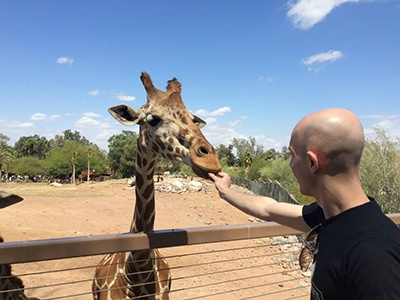
#> input picture lessons/newimage.jpg, 400 x 300 px
$ python masking.py --image newimage.jpg
#> lines starting #> are read from the running program, lines starting #| are printed output that depends on the picture; after the words box and inside, x2 and y2 are one past the last pixel; in counts of white or black regions, pixels touching at a corner belong together
import numpy as np
import argparse
import cv2

ap = argparse.ArgumentParser()
ap.add_argument("-i", "--image", required=True, help="Path to the image")
args = vars(ap.parse_args())

# load the image and show it
image = cv2.imread(args["image"])
#> image is the input picture: shape (300, 400, 3); mean B, G, R 150.4, 143.8, 139.7
cv2.imshow("Original", image)

# Masking allows us to focus only on parts of an image that interest us.
# A mask is the same size as our image, but has only two pixel values,
# 0 and 255. Pixels with a value of 0 are ignored in the original image,
# and mask pixels with a value of 255 are allowed to be kept. For example,
# let's construct a rectangular mask that displays only the person in
# the image
mask = np.zeros(image.shape[:2], dtype="uint8")
cv2.rectangle(mask, (0, 90), (290, 450), 255, -1)
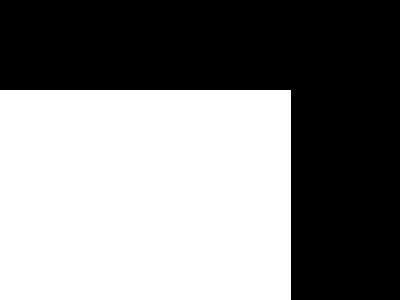
#> mask: shape (300, 400); 50.9% white; 1 black region, box (x1, y1, x2, y2) and area: (0, 0, 400, 300) 58890
cv2.imshow("Mask", mask)

# Apply the mask -- notice how only the person in the image is cropped out
masked = cv2.bitwise_and(image, image, mask=mask)
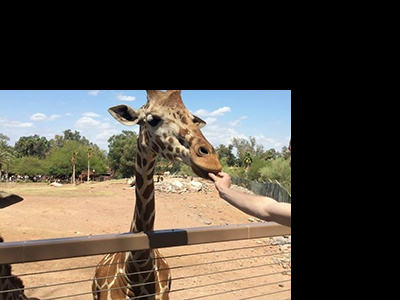
#> masked: shape (300, 400, 3); mean B, G, R 66.7, 77, 84.9
cv2.imshow("Mask Applied to Image", masked)
cv2.waitKey(0)

# Now let's make a circular mask with a radius of 100 pixels and apply the
# mask again
mask = np.zeros(image.shape[:2], dtype="uint8")
cv2.circle(mask, (145, 200), 100, 255, -1)
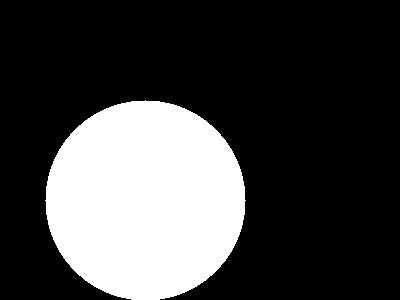
#> mask: shape (300, 400); 26.2% white; 1 white region, box (x1, y1, x2, y2) and area: (45, 100, 246, 300) 31416
masked = cv2.bitwise_and(image, image, mask=mask)
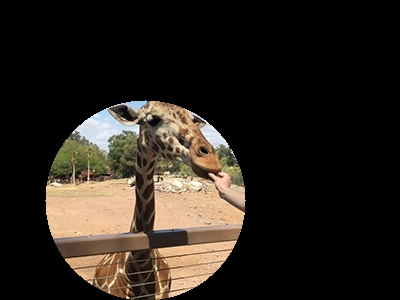
#> masked: shape (300, 400, 3); mean B, G, R 28.4, 35.7, 41.9
cv2.imshow("Mask", mask)
cv2.imshow("Mask Applied to Image", masked)
cv2.waitKey(0)
